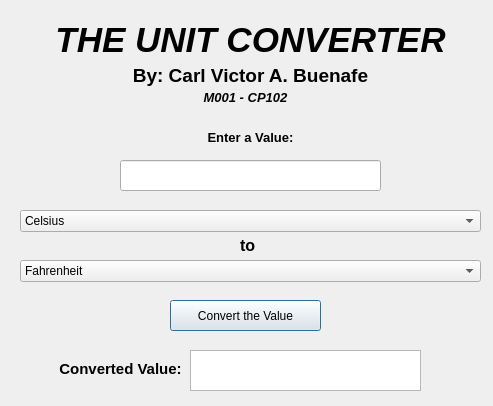
<?xml version="1.0" encoding="UTF-8"?>
<ui version="4.0">
 <class>Dialog</class>
 <widget class="QDialog" name="Dialog">
  <property name="geometry">
   <rect>
    <x>0</x>
    <y>0</y>
    <width>493</width>
    <height>406</height>
   </rect>
  </property>
  <property name="windowTitle">
   <string>Dialog</string>
  </property>
  <widget class="QPushButton" name="ConvertButton">
   <property name="geometry">
    <rect>
     <x>170</x>
     <y>300</y>
     <width>151</width>
     <height>31</height>
    </rect>
   </property>
   <property name="text">
    <string>Convert the Value</string>
   </property>
  </widget>
  <widget class="QComboBox" name="Group1">
   <property name="geometry">
    <rect>
     <x>20</x>
     <y>210</y>
     <width>461</width>
     <height>22</height>
    </rect>
   </property>
   <item>
    <property name="text">
     <string>Celsius</string>
    </property>
   </item>
   <item>
    <property name="text">
     <string>Fahrenheit</string>
    </property>
   </item>
   <item>
    <property name="text">
     <string>Kilometer</string>
    </property>
   </item>
   <item>
    <property name="text">
     <string>Meter</string>
    </property>
   </item>
  </widget>
  <widget class="QComboBox" name="Group2">
   <property name="geometry">
    <rect>
     <x>20</x>
     <y>260</y>
     <width>461</width>
     <height>22</height>
    </rect>
   </property>
   <item>
    <property name="text">
     <string>Fahrenheit</string>
    </property>
   </item>
   <item>
    <property name="text">
     <string>Celsius</string>
    </property>
   </item>
   <item>
    <property name="text">
     <string>Kilometer</string>
    </property>
   </item>
   <item>
    <property name="text">
     <string>Meter</string>
    </property>
   </item>
  </widget>
  <widget class="QLabel" name="Title">
   <property name="geometry">
    <rect>
     <x>50</x>
     <y>20</y>
     <width>401</width>
     <height>41</height>
    </rect>
   </property>
   <property name="text">
    <string>&lt;html&gt;&lt;head/&gt;&lt;body&gt;&lt;p align=&quot;center&quot;&gt;&lt;span style=&quot; font-size:26pt; font-weight:700; font-style:italic;&quot;&gt;THE UNIT CONVERTER&lt;/span&gt;&lt;/p&gt;&lt;/body&gt;&lt;/html&gt;</string>
   </property>
  </widget>
  <widget class="QLabel" name="MyName">
   <property name="geometry">
    <rect>
     <x>130</x>
     <y>60</y>
     <width>241</width>
     <height>31</height>
    </rect>
   </property>
   <property name="text">
    <string>&lt;html&gt;&lt;head/&gt;&lt;body&gt;&lt;p align=&quot;center&quot;&gt;&lt;span style=&quot; font-size:14pt; font-weight:700;&quot;&gt;By: Carl Victor A. Buenafe&lt;/span&gt;&lt;/p&gt;&lt;/body&gt;&lt;/html&gt;</string>
   </property>
  </widget>
  <widget class="QLabel" name="EnterValueText">
   <property name="geometry">
    <rect>
     <x>200</x>
     <y>130</y>
     <width>101</width>
     <height>16</height>
    </rect>
   </property>
   <property name="text">
    <string>&lt;html&gt;&lt;head/&gt;&lt;body&gt;&lt;p align=&quot;center&quot;&gt;&lt;span style=&quot; font-size:10pt; font-weight:700;&quot;&gt;Enter a Value:&lt;/span&gt;&lt;/p&gt;&lt;/body&gt;&lt;/html&gt;</string>
   </property>
  </widget>
  <widget class="QLabel" name="ToText">
   <property name="geometry">
    <rect>
     <x>240</x>
     <y>230</y>
     <width>21</width>
     <height>31</height>
    </rect>
   </property>
   <property name="text">
    <string>&lt;html&gt;&lt;head/&gt;&lt;body&gt;&lt;p&gt;&lt;span style=&quot; font-size:12pt; font-weight:700;&quot;&gt;to&lt;/span&gt;&lt;/p&gt;&lt;/body&gt;&lt;/html&gt;</string>
   </property>
  </widget>
  <widget class="QLabel" name="ConvertedValueText">
   <property name="geometry">
    <rect>
     <x>50</x>
     <y>360</y>
     <width>141</width>
     <height>16</height>
    </rect>
   </property>
   <property name="text">
    <string>&lt;html&gt;&lt;head/&gt;&lt;body&gt;&lt;p align=&quot;center&quot;&gt;&lt;span style=&quot; font-size:11pt; font-weight:700;&quot;&gt;Converted Value:&lt;/span&gt;&lt;/p&gt;&lt;/body&gt;&lt;/html&gt;</string>
   </property>
  </widget>
  <widget class="QLineEdit" name="InputBox">
   <property name="geometry">
    <rect>
     <x>120</x>
     <y>160</y>
     <width>261</width>
     <height>31</height>
    </rect>
   </property>
   <property name="styleSheet">
    <string notr="true"/>
   </property>
  </widget>
  <widget class="QLabel" name="Section">
   <property name="geometry">
    <rect>
     <x>190</x>
     <y>90</y>
     <width>111</width>
     <height>16</height>
    </rect>
   </property>
   <property name="text">
    <string>&lt;html&gt;&lt;head/&gt;&lt;body&gt;&lt;p align=&quot;center&quot;&gt;&lt;span style=&quot; font-size:10pt; font-weight:700; font-style:italic;&quot;&gt;M001 - CP102&lt;/span&gt;&lt;/p&gt;&lt;/body&gt;&lt;/html&gt;</string>
   </property>
  </widget>
  <widget class="QTextBrowser" name="ResultBox">
   <property name="geometry">
    <rect>
     <x>190</x>
     <y>350</y>
     <width>231</width>
     <height>41</height>
    </rect>
   </property>
   <property name="html">
    <string>&lt;!DOCTYPE HTML PUBLIC &quot;-//W3C//DTD HTML 4.0//EN&quot; &quot;http://www.w3.org/TR/REC-html40/strict.dtd&quot;&gt;
&lt;html&gt;&lt;head&gt;&lt;meta name=&quot;qrichtext&quot; content=&quot;1&quot; /&gt;&lt;meta charset=&quot;utf-8&quot; /&gt;&lt;style type=&quot;text/css&quot;&gt;
p, li { white-space: pre-wrap; }
hr { height: 1px; border-width: 0; }
li.unchecked::marker { content: &quot;\2610&quot;; }
li.checked::marker { content: &quot;\2612&quot;; }
&lt;/style&gt;&lt;/head&gt;&lt;body style=&quot; font-family:'Segoe UI'; font-size:9pt; font-weight:400; font-style:normal;&quot;&gt;
&lt;p align=&quot;center&quot; style=&quot;-qt-paragraph-type:empty; margin-top:0px; margin-bottom:0px; margin-left:0px; margin-right:0px; -qt-block-indent:0; text-indent:0px;&quot;&gt;&lt;br /&gt;&lt;/p&gt;&lt;/body&gt;&lt;/html&gt;</string>
   </property>
  </widget>
 </widget>
 <resources/>
 <connections/>
</ui>
